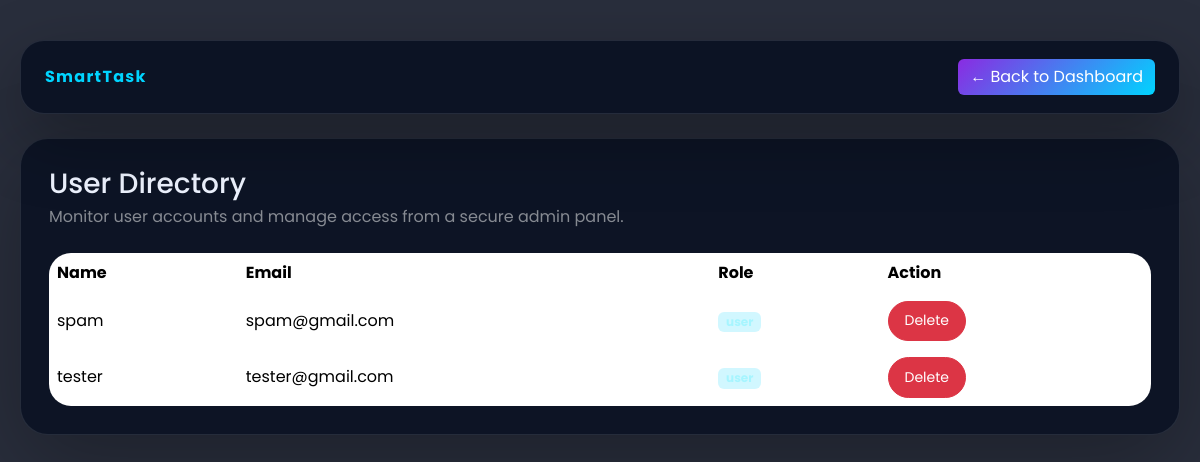
Page /manage_users (signed in) on the committed database.
### tables this page shows
CREATE TABLE users (
            id INTEGER PRIMARY KEY AUTOINCREMENT,
            username TEXT NOT NULL,
            email TEXT NOT NULL,
            password TEXT NOT NULL,
            role TEXT DEFAULT 'user'
        );

### app.py (the view)
@app.route("/manage_users")
def manage_users():
    if session.get('role') != 'admin':
        return redirect(url_for("login"))
    conn = getdb()
    cursor = conn.cursor()
    cursor.execute("SELECT id, username, email, role FROM users ORDER BY username")
    users = cursor.fetchall()
    conn.close()
    return render_template("manage_users.html", users=users)

### app.py (called while the page is built)
@app.after_request
def set_cache_headers(response):
    if response.status_code in [301, 302, 303, 307, 308]:
        response.headers['Cache-Control'] = 'no-store, no-cache, must-revalidate, max-age=0'
        response.headers['Pragma'] = 'no-cache'
        response.headers['Expires'] = '0'
    elif request.endpoint and request.endpoint in ['login', 'register', 'logout', 'user_dashboard', 'admin_dashboard']:
        response.headers['Cache-Control'] = 'no-store, no-cache, must-revalidate, max-age=0, private'
        response.headers['Pragma'] = 'no-cache'
        response.headers['Expires'] = '0'
    elif request.method == 'POST':
        response.headers['Cache-Control'] = 'no-store, no-cache, must-revalidate, max-age=0'
        response.headers['Pragma'] = 'no-cache'
        response.headers['Expires'] = '0'
    return response

def getdb():
    conn = sqlite3.connect(DB_PATH)
    return conn

### templates/manage_users.html (shortened to what this page needs)
<!DOCTYPE html>
<html lang="en">
<head>
    <link href="https://cdn.jsdelivr.net/npm/bootstrap@5.3.2/dist/css/bootstrap.min.css" rel="stylesheet">
    <link href="https://cdn.jsdelivr.net/npm/bootstrap-icons/font/bootstrap-icons.css" rel="stylesheet">
</head>
<body>
    <div class="page-shell">
        <div class="topbar d-flex flex-column flex-md-row justify-content-between align-items-center gap-3">
            <a href="/" class="navbar-brand mb-0">SmartTask</a>
            <a href="/admin_dashboard" class="btn btn-glow">← Back to Dashboard</a>
        </div>
        <div class="content-card">
            <div class="mb-4">
                <h3 class="mb-1">User Directory</h3>
                <p class="text-white-50 mb-0">Monitor user accounts and manage access from a secure admin panel.</p>
            </div>
            <div class="table-responsive">
                <table class="table table-borderless align-middle mb-0">
                    <thead><tr><th>Name</th><th>Email</th><th>Role</th><th>Action</th></tr></thead>
                    <tbody>
                        {% for user in users %}
                        {% if user[3] != 'admin' %}
                        <tr>
                            <td>{{ user[1] }}</td>
                            <td>{{ user[2] }}</td>
                            <td><span class="badge badge-user">{{ user[3] }}</span></td>
                            <td>
                                    <a href="/delete_user/{{ user[0] }}" class="btn btn-danger btn-sm btn-delete" onclick="return confirm('Are you sure you want to delete this user?')">Delete</a>
                            </td>
                        </tr>
                        {% endif %}
                        {% endfor %}
                    </tbody>
                </table>
            </div>
        </div>
    </div>
</body>
</html>

### templates/manage_users.html (style rules this page uses)
* { font-family: 'Poppins', sans-serif; }
body { margin:0; min-height:100vh; background:url('https://images.unsplash.com/photo-1492724441997-5dc865305da0?ixlib=rb-4.0.3&auto=format&fit=crop&w=1650&q=80') center/cover no-repeat fixed; color:#eef3ff; }
body::before { content:''; position:fixed; inset:0; background:rgba(4,10,26,0.85); z-index:0; }
.page-shell { position:relative; z-index:1; padding:40px 20px; }
.topbar { background:rgba(10,18,35,0.92); border:1px solid rgba(255,255,255,0.1); border-radius:24px; padding:18px 24px; backdrop-filter:blur(18px); box-shadow:0 24px 70px rgba(0,0,0,0.3); }
.topbar .navbar-brand { color:#00d4ff; font-weight:700; letter-spacing:.08em; }
.topbar .btn-glow { background:linear-gradient(135deg,#8a2be2,#00d4ff); color:#fff; border:none; }
.content-card { margin-top:24px; background:rgba(10,18,35,0.9); border:1px solid rgba(255,255,255,0.1); border-radius:28px; padding:28px; box-shadow:0 28px 90px rgba(0,0,0,0.28); }
.table-responsive { border-radius:22px; overflow:hidden; }
table { min-width:100%; color:#eef3ff; }
thead tr { background:rgba(255,255,255,0.06); }
td, th { border:none; vertical-align:middle; }
.badge-user { background:rgba(0,212,255,0.18); color:#a6f5ff; }
.btn-delete { border-radius:999px; padding:.55rem 1rem; }

### rows in the picture
users: username "spam", email "spam@gmail.com"
users: username "tester", email "tester@gmail.com"
